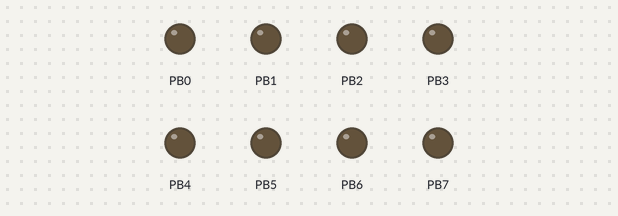
This program was run on a simulated ATmega328P, built with avr-gcc and emulated at 16 MHz. Parts: output pins drawn as LEDs (lit = HIGH).

Above: at 2.5 s.
At 5.15 s:
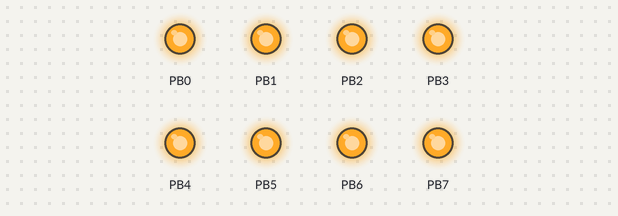
Timing chart, 0 to 6.7 s (numbered marks = the images above):
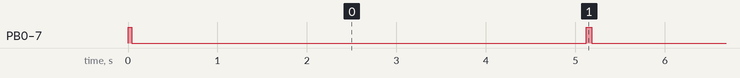

Measured:
- by itself, PB0–7: repeats every 5.1 s: LOW 5.1 s, HIGH 0.06 s

The program:

main.c
```c
/*
 * test1.c
 *
 * Created: 2022-03-08 오후 11:50:50
 * Author : cheag
 */
#define F_CPU 16000000L
#include <avr/io.h>
#include <util/delay.h>

#define LED_TIME 20

void turn_on_LED_in_PWM_manner(int dim){
	 int i;
	 PORTB = 0xFF;

	 for(i = 0; i < 256; i++){
		 if(i > dim) PORTB = 0x00;
		 _delay_ms(LED_TIME);
	 }
}

int main(void)
{

	DDRB = 0xFF;

	int dim = 0;
	int direction = 1;

    /* Replace with your application code */
    while (1)
    {
		if(dim == 0)
			direction = 1;
		if(dim == 255)
			direction = -1;

		dim += direction;

		turn_on_LED_in_PWM_manner(dim);
    }
}
```
